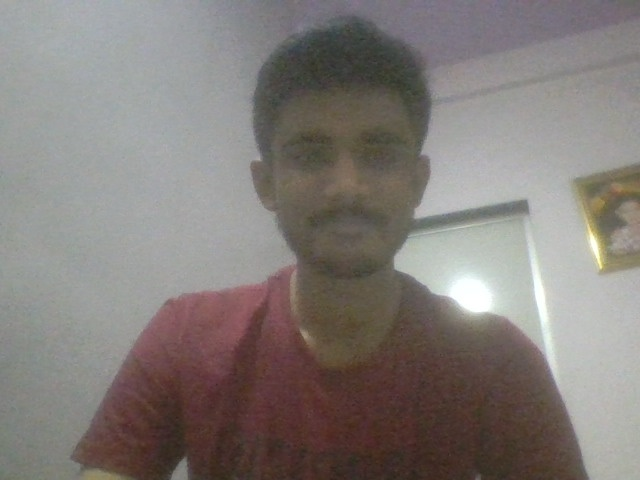
#> input picture face_recognition/captures/omkar.jpg, 640 x 480 px, given in place of the camera
$ python train_face_rec.py
#> lines starting #> are read from the running program, lines starting #| are printed output that depends on the picture
import cv2 as cv
import os
import numpy as np
from sklearn.neighbors import KNeighborsClassifier

cap = cv.VideoCapture(0)

detector = cv.CascadeClassifier('face_detection\haarcascade_frontalface_default.xml')

name = input("Enter your name: ")
#> the answer given: captures/omkar.jpg

frames = []
outputs = []
while True:
    ret, frame = cap.read()
#> frame is the input picture: shape (480, 640, 3); mean B, G, R 120.9, 124.7, 131
    if ret:
        faces = detector.detectMultiScale(frame)
#> faces = [[251, 83, 182, 182]]
        for face in faces:
            x,y,w,h = face
            cut = frame[y:y+h,x:x+w]

            fix = cv.resize(cut,(100,100))
            gray = cv.cvtColor(fix,cv.COLOR_BGR2GRAY) #less features
#> this loop made 1 pass
#> pass 1, `cut = frame[y:y+h,x:x+w]`:
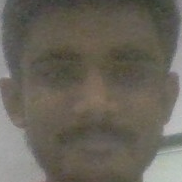
#> cut: shape (182, 182, 3); mean B, G, R 89.5, 99.5, 104.4
#> pass 1, `gray = cv.cvtColor(fix,cv.COLOR_BGR2GRAY)`:
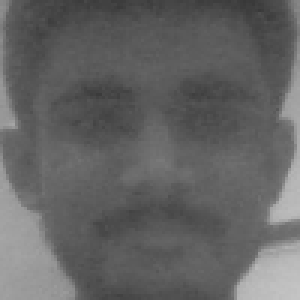
#> gray: shape (100, 100) (shown 3 times larger); min 56, max 196, mean 99.7
        cv.imshow("my cut",gray)
        cv.imshow("my screen",frame)

    key = cv.waitKey(1)
#> (key q is pressed here)
    if key == ord('q'):
        break

    if key == ord('c'):
        # f_path = name+'.jpg'
        # cv.imwrite(os.path.join('face_recognition/captures',f_path),frame)
        frames.append(gray.flatten())
        outputs.append([name])

X = np.array(frames) #[[-------],[--------]] 10,000  -> 2
y = np.array(outputs) #[[omkar],[anuj]] 2

data = np.hstack([y,X]) # [[omkar],[---------],
                        #  [anuj],[---------]]

model = KNeighborsClassifier()
#> (the run stopped early here; a loop or call above may not have finished)
